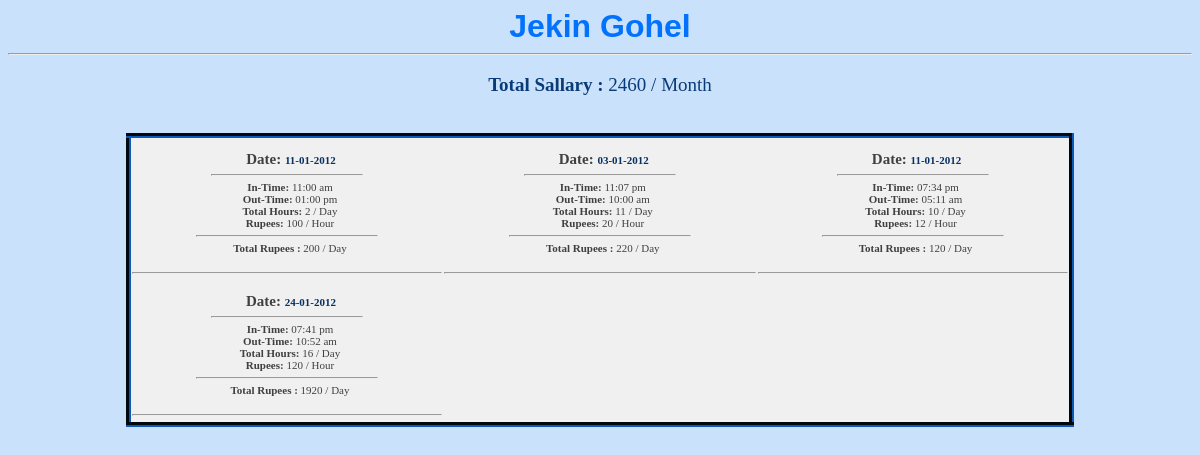
/monthly_report.php?n=Jekin Gohel, run on the app's committed database.
### tables this page shows
CREATE TABLE IF NOT EXISTS `agenta_per_day` (
  `user_name` varchar(50) NOT NULL,
  `date` varchar(50) NOT NULL,
  `month` varchar(50) NOT NULL,
  `in_time` varchar(50) NOT NULL,
  `out_time` varchar(50) NOT NULL,
  `total_hour_per_day` varchar(50) NOT NULL,
  `rupees_per_hour` varchar(50) NOT NULL,
  `rupees_per_day` varchar(50) NOT NULL
);

### monthly_report.php (the view, shortened to what this page needs)
<html>
<head>
</head>
<body bgcolor="#c9e1fb">
<?php
$select_user=$_REQUEST['n'];
$month=$_REQUEST['m'];
   $qry = "SELECT user_name,date,month,in_time,out_time,total_hour_per_day,rupees_per_hour,rupees_per_day FROM agenta_per_day where user_name='$select_user' and month='$month'";
   $res = mysql_query($qry);
 $total=0;
		echo '
		<center>
		<table name="fetch" width="80%" class="alerts" style="border-style:groove; border-color:#073063;;">
		';
		$row=mysql_fetch_assoc($res);
echo '<strong><font size="+3" face="Verdana, Geneva, sans-serif" color=#0272fc>'.$row['user_name'].'</font></strong><br><hr>';
		while($row)
		{
		echo '<tr>';
		for($i=0;$i<3 && $row;$i++)
		{
	$total=$total + $row['rupees_per_day'];
		echo'
		<td class="space3" width="30%" ><br/>
		'.'<b style="font-size:15px;">'.'&nbsp;&nbsp;Date: '.'</b>'.'<b style="color:#073063">'.$row['date'].'</b>'.'<br>'.'<hr width="150" align="center">
		'.'<b>'.'&nbsp;&nbsp;In-Time: '.'</b>'.$row['in_time'].'<br>'.'<b>'.'&nbsp;&nbsp;Out-Time: '.'</b>'.$row['out_time'].'<br>'.'<b>'.'&nbsp;&nbsp;Total Hours: '.'</b>'.$row['total_hour_per_day'].' / Day'.'<br><b>&nbsp;&nbsp;Rupees: </b>'.$row['rupees_per_hour'].' / Hour'.'<br><hr width="180" align="center">
		<font class="style2"><b>&nbsp;&nbsp;Total Rupees : </b></font>'.$row['rupees_per_day'].' / Day'.'<br>'.'<br/><hr></td>';
		$row=mysql_fetch_assoc($res);
		}
		echo'</tr>';
		}
		echo '<P style="color:#093b78; font-size:19px;">'.'<b>Total Sallary : </b> ' . $total.' / Month'.'</p>'.'<br/>';
		echo '
		</table>
		</center>';
?>
</body>
</html>

### monthly_report.php (style rules this page uses)
table.alerts { text-align: center; font-family: Verdana; font-weight: normal; font-size: 11px; color: #404040; background-color: #f0f0f0; border: 5px #d79900 outset; border-collapse: collapse; border-spacing: 0px; }

### data on the page
agenta_per_day: user_name "Jekin Gohel", date "11-01-2012", in_time "11:00 am", out_time "01:00 pm", total_hour_per_day "2", rupees_per_hour "100", rupees_per_day "200"
agenta_per_day: date "03-01-2012", in_time "11:07 pm", out_time "10:00 am", total_hour_per_day "11", rupees_per_hour "20", rupees_per_day "220"
agenta_per_day: date "11-01-2012", in_time "07:34 pm", out_time "05:11 am", total_hour_per_day "10", rupees_per_hour "12", rupees_per_day "120"
agenta_per_day: date "24-01-2012", in_time "07:41 pm", out_time "10:52 am", total_hour_per_day "16", rupees_per_hour "120", rupees_per_day "1920"

### other printed values
$total "2460"
